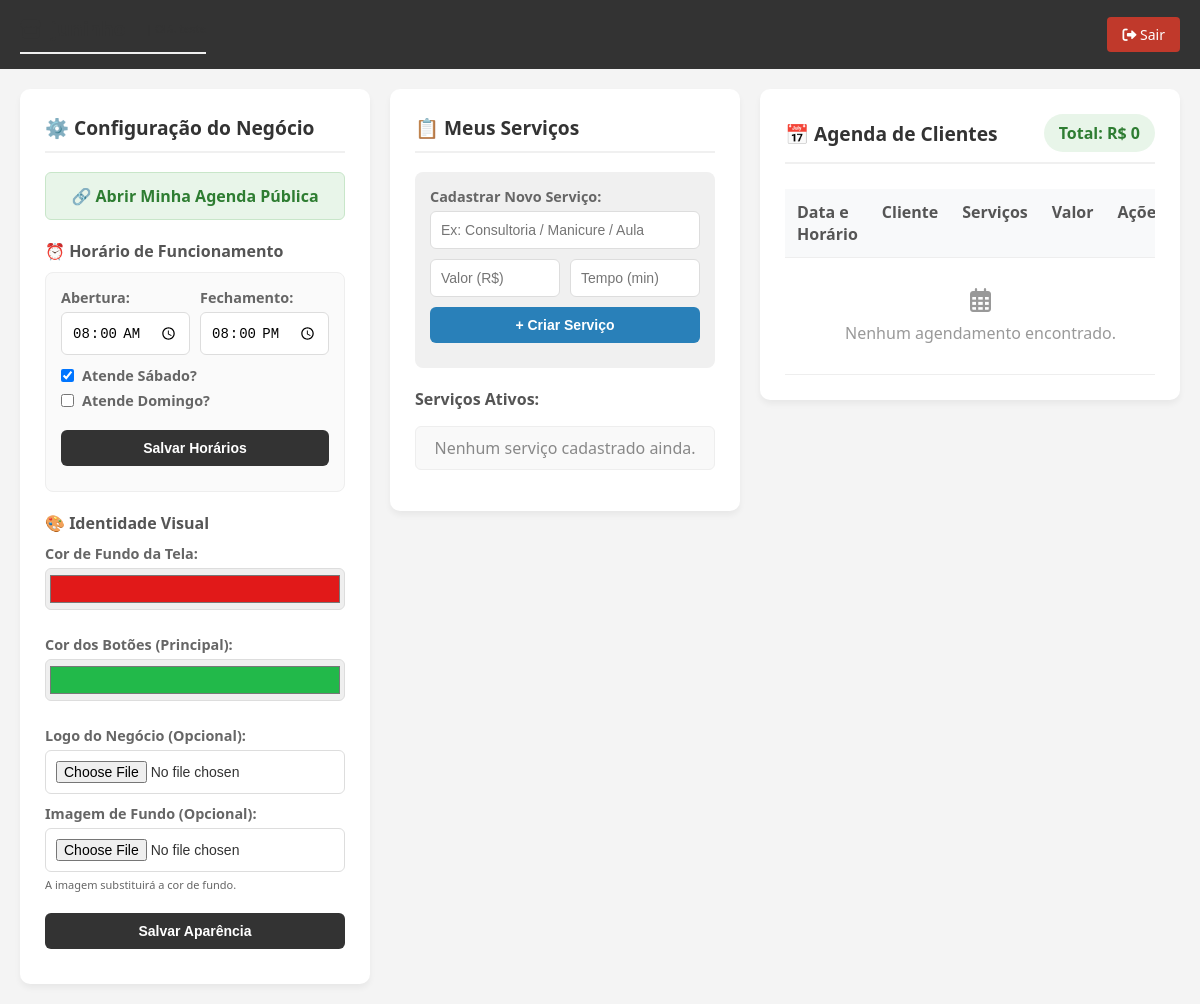
Page /dashboard (signed in) on the committed database.
### app.py (models this page shows)
class Business(db.Model):
    __tablename__ = 'business'
    id = db.Column(db.Integer, primary_key=True)
    user_id = db.Column(db.Integer, db.ForeignKey('user.id'), nullable=False)
    nome_loja = db.Column(db.String(100), nullable=False)
    slug = db.Column(db.String(50), unique=True, nullable=False)
    cor_fundo = db.Column(db.String(7), default='#f4f4f4')
    cor_botao = db.Column(db.String(7), default='#28a745') # Nova cor para botões
    img_fundo = db.Column(db.String(255), nullable=True)   # Caminho da imagem de fundo
    img_logo = db.Column(db.String(255), nullable=True)    # Caminho da logo
    abertura = db.Column(db.String(5), default='08:00')
    fechamento = db.Column(db.String(5), default='19:00')
    trabalha_sabado = db.Column(db.Boolean, default=True)
    trabalha_domingo = db.Column(db.Boolean, default=False)
    servicos = db.relationship('Servico', backref='business', lazy=True)
    agendamentos = db.relationship('Agendamento', backref='business', lazy=True)

### app.py (the view)
@app.route('/dashboard')
@login_required
def dashboard():
    business = current_user.business
    if not business: return redirect(url_for('verificar_loja'))
    agendamentos = Agendamento.query.filter_by(business_id=business.id).order_by(Agendamento.data_hora_inicio).all()
    servicos = Servico.query.filter_by(business_id=business.id).all()
    faturamento = sum(a.valor for a in agendamentos)
    return render_template('dashboard.html', loja=business, agendamentos=agendamentos, servicos=servicos, faturamento=faturamento)

### app.py (called while the page is built)
@login_manager.user_loader
def load_user(user_id):
    return db.session.get(User, int(user_id))

### templates/dashboard.html (shortened to what this page needs)
<!DOCTYPE html>
<html>
<head>
    <link rel="stylesheet" href="https://cdnjs.cloudflare.com/ajax/libs/font-awesome/6.0.0/css/all.min.css">
</head>
<body>
    <div class="navbar">
        <h3>
            <i class="fas fa-store"></i> {{ loja.nome_loja }}
            <span style="font-size: 0.6em; font-weight: normal; opacity: 0.7; margin-left: 10px;">| Olá, {{ current_user.nome }}</span>
        </h3>
        <a href="/logout"><i class="fas fa-sign-out-alt"></i> Sair</a>
    </div>
    <div class="container">
        <div class="painel">
            <h3>⚙️ Configuração do Negócio</h3>
            <a href="/{{ loja.slug }}" target="_blank" class="btn-agenda">
                🔗 Abrir Minha Agenda Pública
            </a>
            <h4>⏰ Horário de Funcionamento</h4>
            <form action="/atualizar_horarios" method="POST" style="background: #fafafa; padding: 15px; border-radius: 8px; border: 1px solid #eee; margin-bottom: 20px;">
                <div style="display: flex; gap: 10px;">
                    <div style="flex: 1;">
                        <label>Abertura:</label>
                        <input type="time" name="abertura" value="{{ loja.abertura }}">
                    </div>
                    <div style="flex: 1;">
                        <label>Fechamento:</label>
                        <input type="time" name="fechamento" value="{{ loja.fechamento }}">
                    </div>
                </div>
                <div style="margin-bottom: 15px;">
                    <label style="display: inline-flex; align-items: center; gap: 8px; cursor: pointer;">
                        <input type="checkbox" name="sabado" style="width: auto; margin: 0;" {% if loja.trabalha_sabado %}checked{% endif %}>
                        Atende Sábado?
                    </label>
                    <br>
                    <label style="display: inline-flex; align-items: center; gap: 8px; cursor: pointer;">
                        <input type="checkbox" name="domingo" style="width: auto; margin: 0;" {% if loja.trabalha_domingo %}checked{% endif %}>
                        Atende Domingo?
                    </label>
                </div>
                <button type="submit">Salvar Horários</button>
            </form>
            <h4>🎨 Identidade Visual</h4>
            <form action="/personalizar" method="POST" enctype="multipart/form-data">
                <label>Cor de Fundo da Tela:</label>
                <div style="display: flex; gap: 10px; margin-bottom: 15px;">
                    <input type="color" name="cor_fundo" value="{{ loja.cor_fundo }}" style="height: 42px; padding: 2px; flex: 1;">
                </div>
                <label>Cor dos Botões (Principal):</label>
                <div style="display: flex; gap: 10px; margin-bottom: 15px;">
                    <input type="color" name="cor_botao" value="{{ loja.cor_botao }}" style="height: 42px; padding: 2px; flex: 1;">
                </div>
                <label>Logo do Negócio (Opcional):</label>
                <input type="file" name="img_logo" accept="image/*" style="background: white;">
                <label>Imagem de Fundo (Opcional):</label>
                <input type="file" name="img_fundo" accept="image/*" style="background: white;">
                <p style="font-size: 11px; color: #666; margin-top:-5px;">A imagem substituirá a cor de fundo.</p>
                <button type="submit" style="width: 100%; margin-top: 10px;">Salvar Aparência</button>
            </form>
        </div>
        <div class="painel">
            <h3>📋 Meus Serviços</h3>
            <form action="/adicionar_servico" method="POST" style="background: #f0f0f0; padding: 15px; border-radius: 8px; margin-bottom: 20px;">
                <label>Cadastrar Novo Serviço:</label>
                <input type="text" name="nome" placeholder="Ex: Consultoria / Manicure / Aula" required>
                <div style="display:flex; gap:10px;">
                    <input type="number" name="preco" placeholder="Valor (R$)" step="0.01" required>
                    <input type="number" name="duracao" placeholder="Tempo (min)" required>
                </div>
                <button type="submit" style="background: #2980b9;">+ Criar Serviço</button>
            </form>
            <h4>Serviços Ativos:</h4>
            <ul>
                {% for s in servicos %}
                    <li>
                        <div class="servico-info">
                            <strong>{{ s.nome }}</strong>
                            <div style="font-size: 12px; color: #888;">⏱ {{ s.duracao }} min</div>
                        </div>
                        <div class="servico-actions">
                            <form action="/atualizar_preco_servico/{{ s.id }}" method="POST" style="display: flex; align-items: center; margin: 0; gap: 5px;">
                                <span style="font-size: 14px; color: #555;">R$</span>
                                <input type="number" step="0.01" name="novo_preco" value="{{ s.preco }}" class="input-inline">
                                <button type="submit" class="btn-icon btn-save" title="Salvar Preço"><i class="fas fa-check"></i></button>
                            </form>
                            <a href="/excluir_servico/{{ s.id }}" class="btn-icon btn-delete" onclick="return confirm('Tem certeza que deseja remover este serviço?')" title="Excluir"><i class="fas fa-trash"></i></a>
                        </div>
                    </li>
                {% else %}
                    <li style="text-align: center; color: #888; display: block;">Nenhum serviço cadastrado ainda.</li>
                {% endfor %}
            </ul>
        </div>
        <div class="painel" style="flex: 1.5;">
            <div style="display: flex; justify-content: space-between; align-items: center; border-bottom: 2px solid #f0f0f0; padding-bottom: 10px; margin-bottom: 15px;">
                <h3 style="border: none; margin: 0; padding: 0;">📅 Agenda de Clientes</h3>
                <div style="background: #e8f5e9; padding: 8px 15px; border-radius: 20px; color: #2e7d32; font-weight: bold;">
                    Total: R$ {{ faturamento }}
                </div>
            </div>
            <div style="overflow-x: auto;">
                <table>
                    <thead>
                        <tr>
                            <th style="width: 150px;">Data e Horário</th>
                            <th>Cliente</th>
                            <th>Serviços</th>
                            <th>Valor</th>
                            <th style="width: 80px;">Ações</th> </tr>
                    </thead>
                    <tbody>
                        {% for a in agendamentos %}
                        <tr>
                            <td>
                                <div style="font-weight: bold; color: #333; font-size: 0.95em; margin-bottom: 4px;">
                                    {{ a.data_hora_inicio.strftime('%d/%m/%Y') }}
                                </div>
                                <div style="color: #666; font-size: 0.9em;">
                                    <i class="far fa-clock" style="margin-right:4px;"></i>
                                    {{ a.data_hora_inicio.strftime('%H:%M') }} - {{ a.data_hora_fim.strftime('%H:%M') }}
                                </div>
                            </td>
                            <td>
                                <strong>{{ a.cliente_nome }}</strong>
                                {% if a.observacao %}
                                    <span class="obs-text">
                                        <i class="fas fa-comment-dots"></i> {{ a.observacao }}
                                    </span>
                                {% endif %}
                            </td>
                            <td style="font-size: 13px; color: #555;">{{ a.servico_nome }}</td>
                            <td class="tag-valor">R$ {{ a.valor }}</td>
                            <td style="white-space: nowrap;">
                                <a href="/gerar_comprovante/{{ a.id }}" target="_blank" class="btn-icon btn-ticket"
                                   title="Ver Comprovante / Ticket" style="display: inline-flex; margin-right: 5px;">
                                    <i class="fas fa-ticket-alt"></i>
                                </a>
                                <a href="/excluir_agendamento/{{ a.id }}" class="btn-icon btn-delete"
                                   onclick="return confirm('Cancelar agendamento de {{ a.cliente_nome }}?')"
                                   title="Cancelar Agendamento" style="display: inline-flex;">
                                    <i class="fas fa-times"></i>
                                </a>
                            </td>
                        </tr>
                        {% else %}
                        <tr>
                            <td colspan="5" style="text-align: center; padding: 30px; color: #999;">
                                <i class="far fa-calendar-alt" style="font-size: 24px; display: block; margin-bottom: 10px;"></i>
                                Nenhum agendamento encontrado.
                            </td>
                        </tr>
                        {% endfor %}
                    </tbody>
                </table>
            </div>
        </div>
    </div>
</body>
</html>

### templates/dashboard.html (style rules this page uses)
body { font-family: 'Segoe UI', sans-serif; margin: 0; background: #f4f4f4; color: #333; }
.navbar { background: #333; color: white; padding: 15px 20px; display: flex; justify-content: space-between; align-items: center; }
.navbar h3 { margin: 0; display: flex; align-items: center; gap: 10px; }
.navbar a { color: white; text-decoration: none; background: #c0392b; padding: 8px 15px; border-radius: 4px; font-size: 14px; }
.container { display: flex; gap: 20px; padding: 20px; max-width: 1400px; margin: 0 auto; flex-wrap: wrap; align-items: flex-start; }
.painel { background: white; padding: 25px; border-radius: 10px; flex: 1; min-width: 300px; box-shadow: 0 4px 6px rgba(0,0,0,0.05); }
h3 { border-bottom: 2px solid #f0f0f0; padding-bottom: 10px; margin-top: 0; color: #333; font-size: 1.2em; }
h4 { margin-top: 20px; margin-bottom: 10px; color: #555; }
input, button, select { width: 100%; padding: 10px; margin-bottom: 10px; border-radius: 6px; border: 1px solid #ddd; box-sizing: border-box; font-size: 14px; }
button { background: #333; color: white; border: none; cursor: pointer; transition: 0.2s; font-weight: 600; }
label { font-weight: bold; display: block; margin-bottom: 5px; color: #666; font-size: 0.9em; }
.btn-agenda { display: block; text-align: center; background: #e8f5e9; padding: 12px; border-radius: 6px; margin-bottom: 20px; text-decoration: none; color: #2e7d32; font-weight: bold; border: 1px solid #c8e6c9; }
ul { list-style: none; padding: 0; }
li { background: #f9f9f9; border: 1px solid #eee; padding: 10px; margin-bottom: 8px; border-radius: 6px; display: flex; justify-content: space-between; align-items: center; }
table { width: 100%; border-collapse: collapse; margin-top: 10px; }
th { background: #f8f9fa; color: #555; font-weight: 600; }
td, th { padding: 12px; border-bottom: 1px solid #eee; text-align: left; vertical-align: top; }

### rows in the picture
Business: abertura "08:00", fechamento "20:00", trabalha_sabado "☑", cor_fundo "#e11919", cor_botao "#22b94a"

### other values in the picture
{{ faturamento }} "0"
